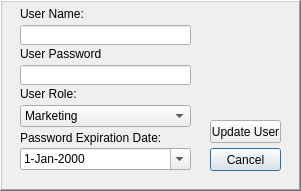
<?xml version="1.0" encoding="UTF-8"?>
<ui version="4.0">
 <class>Dialog</class>
 <widget class="QDialog" name="Dialog">
  <property name="geometry">
   <rect>
    <x>0</x>
    <y>0</y>
    <width>301</width>
    <height>191</height>
   </rect>
  </property>
  <property name="windowTitle">
   <string>Update User Data</string>
  </property>
  <widget class="QFrame" name="frame">
   <property name="geometry">
    <rect>
     <x>0</x>
     <y>0</y>
     <width>301</width>
     <height>191</height>
    </rect>
   </property>
   <property name="frameShape">
    <enum>QFrame::WinPanel</enum>
   </property>
   <property name="frameShadow">
    <enum>QFrame::Raised</enum>
   </property>
   <widget class="QLineEdit" name="UserName">
    <property name="geometry">
     <rect>
      <x>20</x>
      <y>25</y>
      <width>171</width>
      <height>20</height>
     </rect>
    </property>
    <property name="inputMethodHints">
     <set>Qt::ImhLatinOnly</set>
    </property>
   </widget>
   <widget class="QLabel" name="label">
    <property name="geometry">
     <rect>
      <x>20</x>
      <y>6</y>
      <width>81</width>
      <height>16</height>
     </rect>
    </property>
    <property name="text">
     <string>User Name:</string>
    </property>
   </widget>
   <widget class="QLineEdit" name="UserPassword">
    <property name="geometry">
     <rect>
      <x>20</x>
      <y>65</y>
      <width>171</width>
      <height>20</height>
     </rect>
    </property>
    <property name="inputMethodHints">
     <set>Qt::ImhLatinOnly</set>
    </property>
    <property name="echoMode">
     <enum>QLineEdit::Normal</enum>
    </property>
   </widget>
   <widget class="QLabel" name="label_2">
    <property name="geometry">
     <rect>
      <x>20</x>
      <y>46</y>
      <width>81</width>
      <height>16</height>
     </rect>
    </property>
    <property name="text">
     <string>User Password:</string>
    </property>
   </widget>
   <widget class="QLabel" name="label_3">
    <property name="geometry">
     <rect>
      <x>20</x>
      <y>86</y>
      <width>81</width>
      <height>16</height>
     </rect>
    </property>
    <property name="text">
     <string>User Role:</string>
    </property>
   </widget>
   <widget class="QDateEdit" name="dateEdit">
    <property name="geometry">
     <rect>
      <x>20</x>
      <y>148</y>
      <width>171</width>
      <height>22</height>
     </rect>
    </property>
    <property name="displayFormat">
     <string>d-MMM-yyyy</string>
    </property>
    <property name="calendarPopup">
     <bool>true</bool>
    </property>
   </widget>
   <widget class="QLabel" name="label_4">
    <property name="geometry">
     <rect>
      <x>20</x>
      <y>130</y>
      <width>141</width>
      <height>16</height>
     </rect>
    </property>
    <property name="text">
     <string>Password Expiration Date:</string>
    </property>
   </widget>
   <widget class="QComboBox" name="UserRole">
    <property name="geometry">
     <rect>
      <x>20</x>
      <y>105</y>
      <width>171</width>
      <height>22</height>
     </rect>
    </property>
    <item>
     <property name="text">
      <string>Marketing</string>
     </property>
    </item>
    <item>
     <property name="text">
      <string>Developer</string>
     </property>
    </item>
    <item>
     <property name="text">
      <string>Admin</string>
     </property>
    </item>
   </widget>
   <widget class="QPushButton" name="UpdateUser">
    <property name="geometry">
     <rect>
      <x>210</x>
      <y>120</y>
      <width>71</width>
      <height>23</height>
     </rect>
    </property>
    <property name="focusPolicy">
     <enum>Qt::NoFocus</enum>
    </property>
    <property name="text">
     <string>Update User</string>
    </property>
   </widget>
   <widget class="QPushButton" name="Cancel">
    <property name="geometry">
     <rect>
      <x>210</x>
      <y>148</y>
      <width>71</width>
      <height>23</height>
     </rect>
    </property>
    <property name="text">
     <string>Cancel</string>
    </property>
   </widget>
  </widget>
 </widget>
 <resources/>
 <connections/>
</ui>
